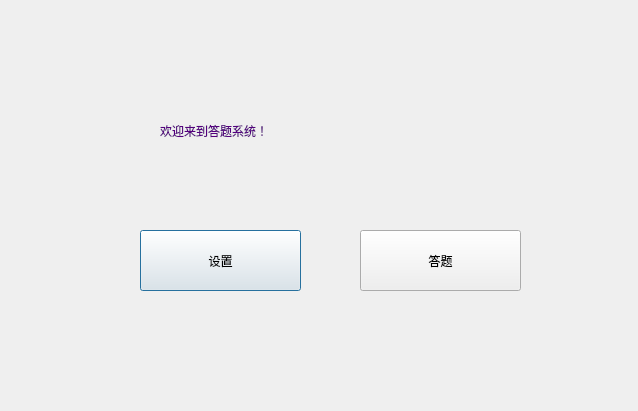
<?xml version="1.0" encoding="UTF-8"?>
<ui version="4.0">
 <class>Welcome</class>
 <widget class="QDialog" name="Welcome">
  <property name="geometry">
   <rect>
    <x>0</x>
    <y>0</y>
    <width>638</width>
    <height>411</height>
   </rect>
  </property>
  <property name="windowTitle">
   <string>Dialog</string>
  </property>
  <widget class="QLabel" name="label">
   <property name="geometry">
    <rect>
     <x>160</x>
     <y>90</y>
     <width>361</width>
     <height>81</height>
    </rect>
   </property>
   <property name="styleSheet">
    <string notr="true">font: 30pt &quot;Adobe Devanagari&quot;;
color: rgb(85, 0, 127);</string>
   </property>
   <property name="text">
    <string>欢迎来到答题系统！</string>
   </property>
  </widget>
  <widget class="QPushButton" name="pushButton">
   <property name="geometry">
    <rect>
     <x>140</x>
     <y>230</y>
     <width>161</width>
     <height>61</height>
    </rect>
   </property>
   <property name="styleSheet">
    <string notr="true">font: 16pt &quot;Adobe Devanagari&quot;;</string>
   </property>
   <property name="text">
    <string>设置</string>
   </property>
  </widget>
  <widget class="QPushButton" name="pushButton_2">
   <property name="geometry">
    <rect>
     <x>360</x>
     <y>230</y>
     <width>161</width>
     <height>61</height>
    </rect>
   </property>
   <property name="styleSheet">
    <string notr="true">font: 16pt &quot;Adobe Devanagari&quot;;</string>
   </property>
   <property name="text">
    <string>答题</string>
   </property>
  </widget>
 </widget>
 <resources/>
 <connections/>
</ui>
